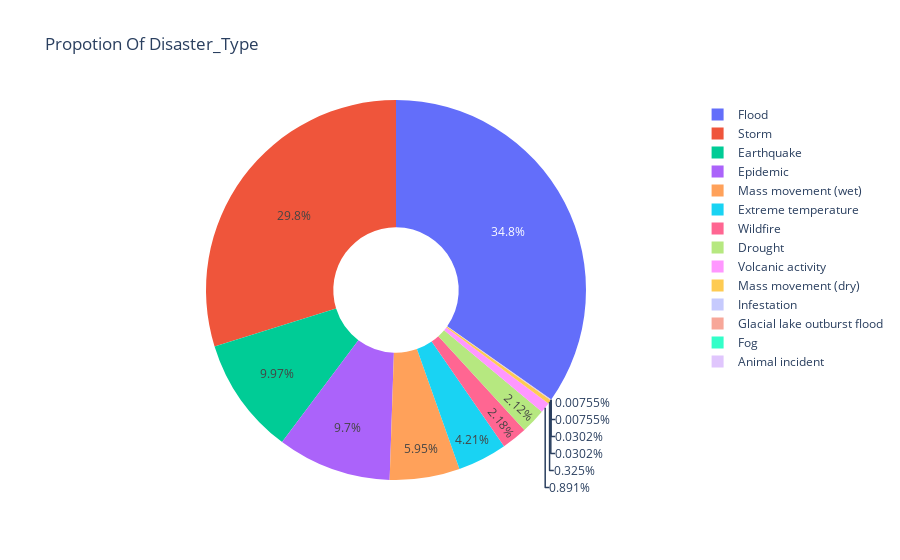

The cell this chart's notebook holds for it:
### Code cell
ex.pie(filteredData,names='Disaster_Type',title='Propotion Of Disaster_Type',hole=0.33)

### Figure 1 — Plotly figure (JSON) as saved in the notebook; plotly's stock layout.template omitted (floating-point values rounded to 4 significant figures; data arrays with more than 128 entries replaced by an {"elided": "..."} marker saying what was removed)
{"data": [{"domain": {"x": [0, 1], "y": [0, 1]}, "hole": 0.33, "hovertemplate": "Disaster_Type=%{label}<extra></extra>", "labels": {"elided": "13237 str values"}, "legendgroup": "", "name": "", "showlegend": true, "type": "pie"}], "layout": {"legend": {"tracegroupgap": 0}, "title": {"text": "Propotion Of Disaster_Type"}}}
